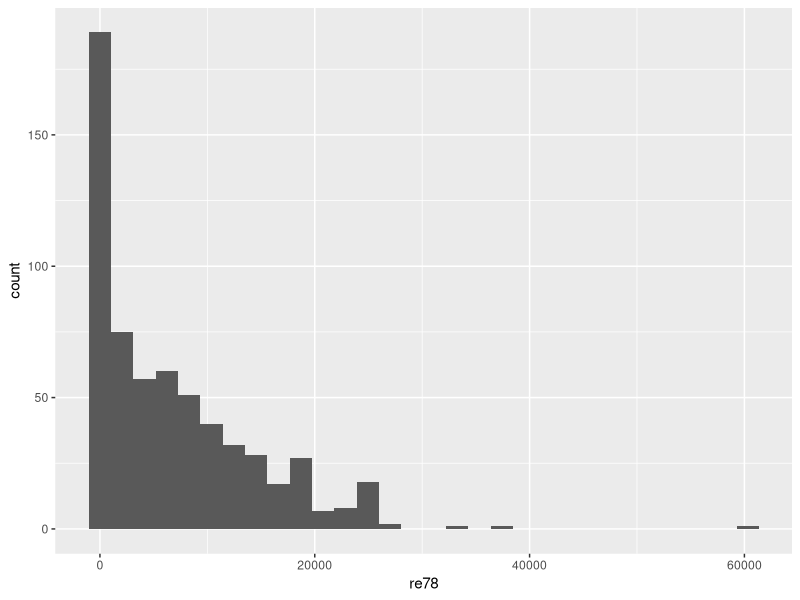
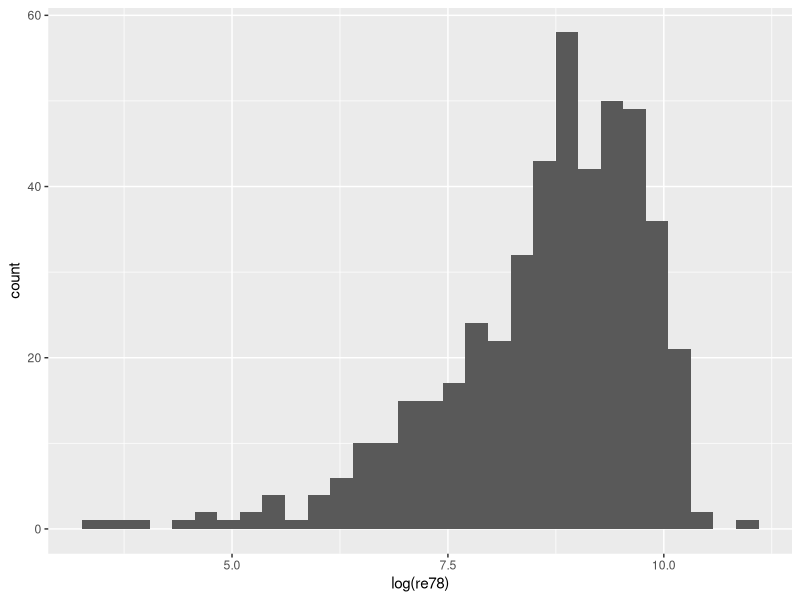
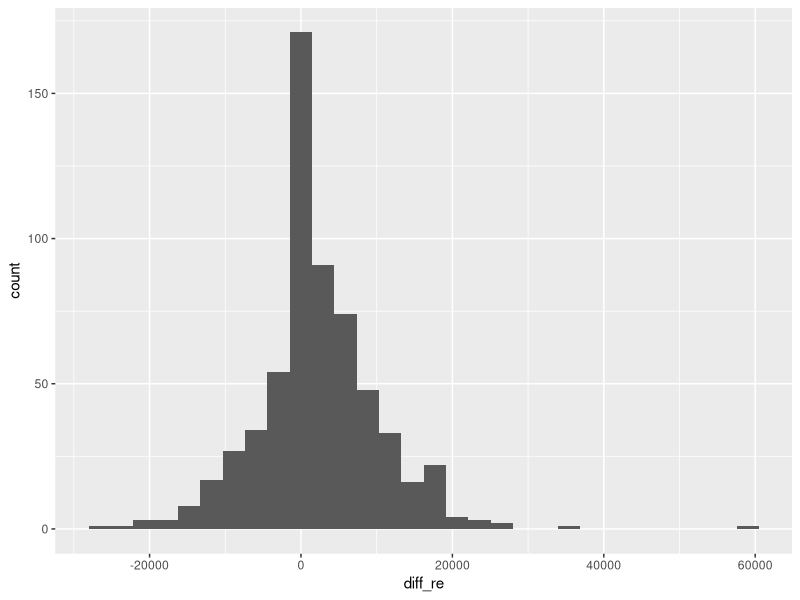
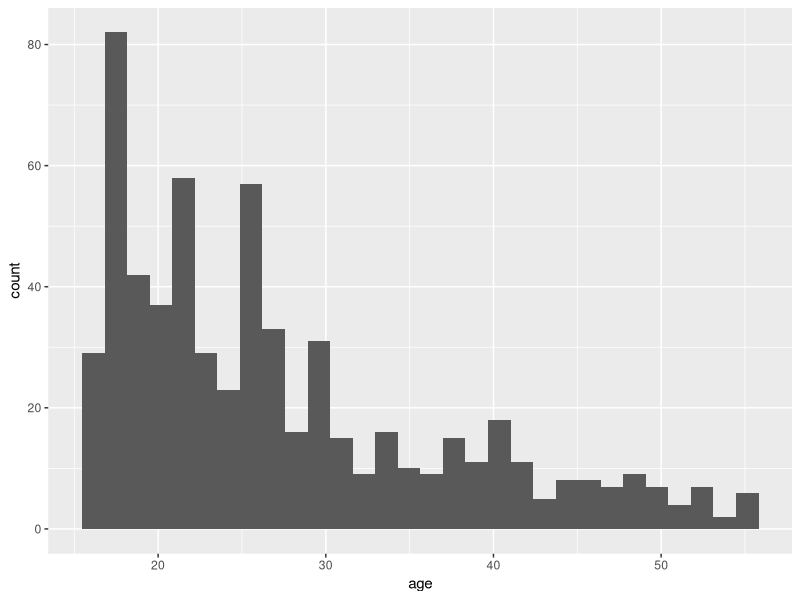
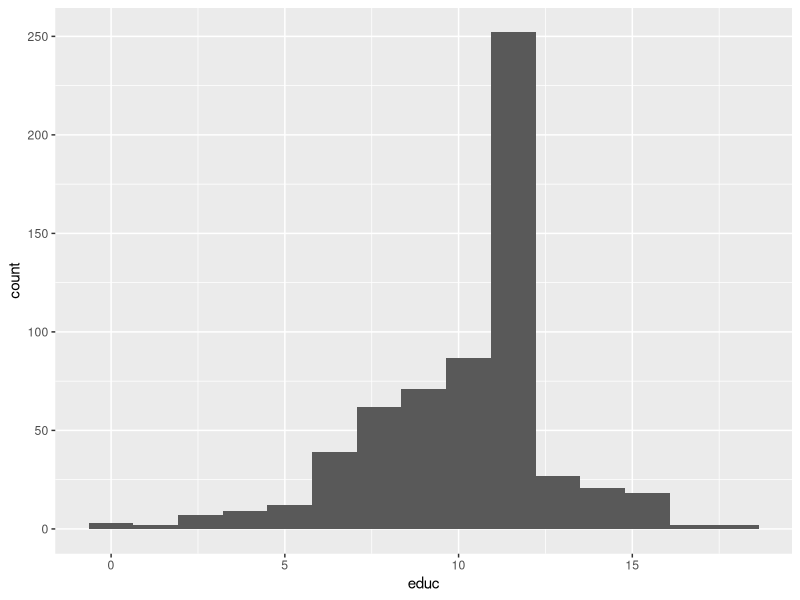
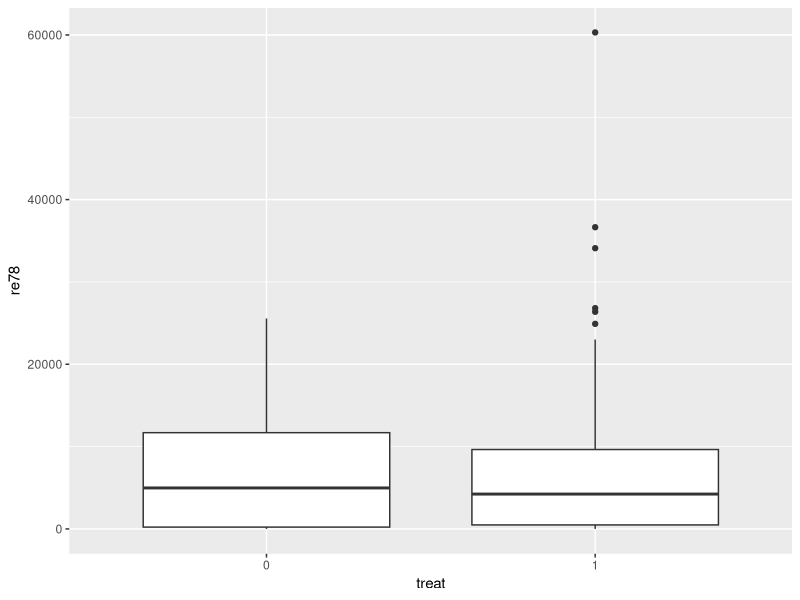
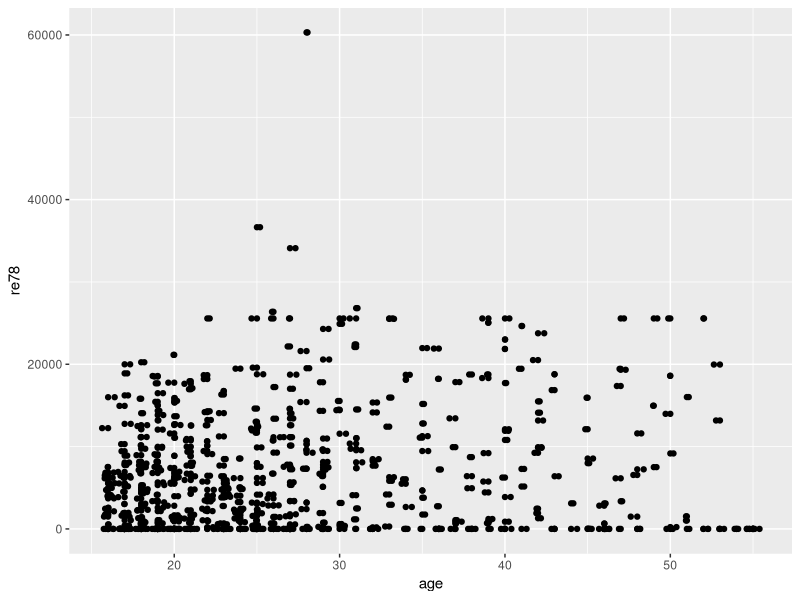
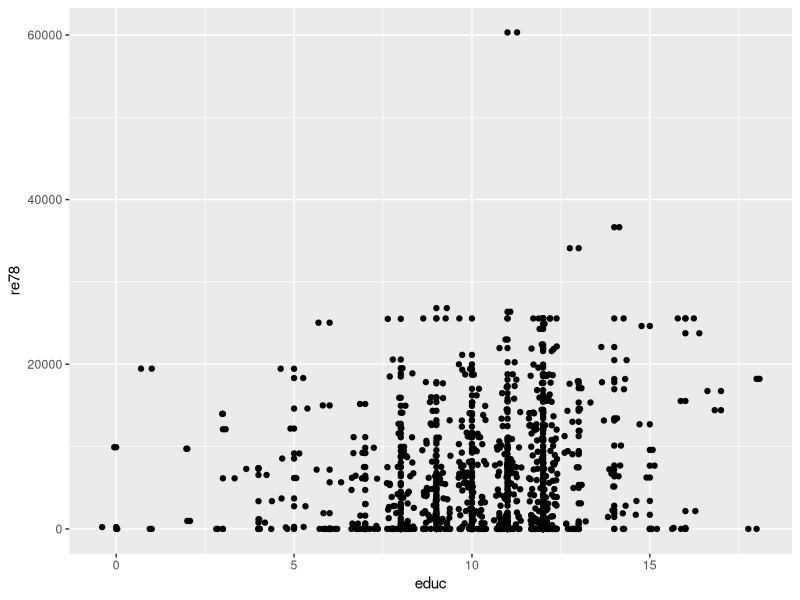

Here is the R script that generated these plots, in order: (Note: this script raises an error after producing the figures.)
rm(list = ls())

library(ggplot2)
library(MASS)
library(rms)


##########################################################################
############################ 0. Loading the data #########################
##########################################################################


data <- read.csv("lalondedata.txt", sep=',')

head(data)
str(data)
dim(data)
summary(data)

data$treat <- as.factor(data$treat)
data$black <- as.factor(data$black)
data$hispan <- as.factor(data$hispan)
data$married <- as.factor(data$married)
data$nodegree <- as.factor(data$nodegree)
data$diff_re <- data$re78 - data$re74


##########################################################################
############################### 1. EDA ###################################
##########################################################################


# Single variables
ggplot(data, aes(x=re78)) + geom_histogram() # skewed to the right
ggplot(data, aes(x=log(re78))) + geom_histogram()

ggplot(data, aes(x=diff_re)) + geom_histogram()
ggplot(data, aes(x=age)) + geom_histogram()
ggplot(data, aes(x=educ)) + geom_histogram(bins = 15)

ggplot(data, aes(x=treat, y=re78)) + geom_boxplot()
ggplot(data, aes(x=age, y=re78)) + geom_point() + geom_jitter()
ggplot(data, aes(x=educ, y=re78)) + geom_point() + geom_jitter()
ggplot(data, aes(x=black, y=re78)) + geom_boxplot()   # ***
ggplot(data, aes(x=hispan, y=re78)) + geom_boxplot()
ggplot(data, aes(x=married, y=re78)) + geom_boxplot() # ***
ggplot(data, aes(x=nodegree, y=re78)) + geom_boxplot()

# Difference between re78 and re74
ggplot(data, aes(x=treat, y=diff_re)) + geom_boxplot() # **
ggplot(data, aes(x=age, y=diff_re)) + geom_point() + geom_jitter()
ggplot(data, aes(x=educ, y=diff_re)) + geom_point() + geom_jitter()
ggplot(data, aes(x=black, y=diff_re)) + geom_boxplot()   
ggplot(data, aes(x=hispan, y=diff_re)) + geom_boxplot() # *
ggplot(data, aes(x=married, y=diff_re)) + geom_boxplot()# * 
ggplot(data, aes(x=nodegree, y=diff_re)) + geom_boxplot()


# Interactions:
ggplot(data, aes(x=treat, y=re78)) +
  geom_boxplot() +
  facet_wrap(~black, ncol=4) # **

ggplot(data, aes(x=treat, y=re78)) +
  geom_boxplot() +
  facet_wrap(~hispan, ncol=4)

ggplot(data, aes(x=treat, y=re78)) +
  geom_boxplot() +
  facet_wrap(~married, ncol=4)

ggplot(data, aes(x=treat, y=re78)) +
  geom_boxplot() +
  facet_wrap(~nodegree, ncol=4)


# Interactions difference:
ggplot(data, aes(x=treat, y=diff_re)) +
  geom_boxplot() +
  facet_wrap(~black, ncol=4)  

ggplot(data, aes(x=treat, y=diff_re)) +
  geom_boxplot() +
  facet_wrap(~hispan, ncol=4) 

ggplot(data, aes(x=treat, y=diff_re)) +
  geom_boxplot() +
  facet_wrap(~married, ncol=4)

ggplot(data, aes(x=treat, y=diff_re)) +
  geom_boxplot() +
  facet_wrap(~nodegree, ncol=4)


##########################################################################
############################### 2.Model selection Deprecated #############
##########################################################################


# Baseline model based on the EDA
baseline_model <- lm(re78 ~ treat + married + black + black*treat, data=data)
summary(baseline_model)  
plot(baseline_model)

# Model selection
# Step AIC:
null_model <- lm(re78 ~ treat, data=data)
full_model <- lm(re78 ~ treat + age + educ + black + hispan +
                   married + nodegree + re74,
                 data=data)
step_model <- step(null_model,
                   scope=formula(full_model),
                   direction='both',
                   trace=0)

# Forward AIC:
forward_model <- step(null_model,
                      scope=formula(full_model),
                      direction='forward',
                      trace=0)
summary(forward_model) # The same as stepwise

# Backward AIC:
backward_model <- step(null_model,
                       scope=formula(full_model),
                       direction='backward',
                       trace=0)
summary(backward_model) # Constant model without variables

# Step with interaction terms:
full_model2 <- lm(re78 ~ treat + age + educ + black +
                    hispan + married + nodegree + 
                    treat*black + treat*hispan,
                  data=data)
step_model2 <- step(null_model,
                    scope=formula(full_model2),
                    direction='both',
                    trace=0)
summary(step_model2)    # Interaction term wasn't chosen

# Log age
log_age_model <- lm(re78 ~ treat + educ + married + black + log(age), data=data)
summary(log_age_model)

# Model without outliers
data_wo <- data[-c(132, 182, 611),]
model_wo <- lm(re78 ~ treat + educ + married + black + age, data=data_wo)

# Adding re75
model_w75 <- lm(re78 ~ treat + educ + married + black + age + re75, data=data)

# Model diff re78 re75
null_model_d <- lm(diff_re ~ treat, data=data)
full_model_d <- lm(diff_re ~ treat + age + educ + black + hispan +
                   married + nodegree,
                 data=data)
step_model_d <- step(null_model,
                   scope=formula(full_model_d),
                   direction='both',
                   trace=0)

# Model with race and treat
int_model <- lm(re78 ~ treat + re74 + educ + black +
                  hispan * treat, data=data)
summary(int_model)
anova(step_model, int_model) # no interaction between race and treat


##########################################################################
############################### 2.Model selection ########################
##########################################################################


# Model selection
# Step AIC:
null_model <- lm(diff_re ~ treat, data=data)
full_model <- lm(diff_re ~ treat + age + educ + black + hispan +
                   married + nodegree,
                 data=data)
step_model <- step(null_model,
                   scope=formula(full_model),
                   direction='both',
                   trace=0)
summary(step_model)

treat_age_int <- lm(diff_re ~ treat + age + married + treat * age, data=data)
anova(step_model, treat_age_int) # ***

treat_mar_int <- lm(diff_re ~ treat + age + married + treat * married, data=data)
anova(step_model, treat_mar_int)

mar_age_int <- lm(diff_re ~ treat + age + married + married * age, data=data)
anova(step_model, mar_age_int)

race <- lm(diff_re ~ treat + age + married + treat * age + black + 
             black * treat + hispan + treat * hispan, data=data)
anova(treat_age_int, race)


##########################################################################
############################### 3.Model assessment #######################
##########################################################################


summary(step_model)                   
plot(step_model, which=1)             # equal variance and independence assum problem
plot(step_model, which=2)             # normality assumption?
plot(step_model, which=3)
plot(step_model, which=4)             # no influential points
plot(step_model, which=5)             # several outliers
plot(data$educ, step_model$residuals) # linearity assumption holds
plot(data$age, step_model$residuals)
vif(step_model)                       # no multicollinearity

# Log_age model
plot(log_age_model, which=1)             
plot(log_age_model, which=2)
plot(log_age_model, which=3)
plot(log_age_model, which=4)             
plot(log_age_model, which=5)             
plot(data$educ, log_age_model$residuals) 
plot(log(data$age), log_age_model$residuals)
vif(step_model)

# Without outliers model
plot(model_wo, which=1)             
plot(model_wo, which=2)
plot(model_wo, which=3)
plot(model_wo, which=4)            
plot(model_wo, which=5)             
plot(data_wo$educ, model_wo$residuals) 
plot(data_wo$age, model_wo$residuals)
vif(step_model)

# Model with additional predictor
plot(model_wo, which=1)             
plot(model_wo, which=2)
plot(model_wo, which=3)
plot(model_wo, which=4)            
plot(model_wo, which=5)             
plot(data_wo$educ, model_wo$residuals) 
plot(data_wo$age, model_wo$residuals)
vif(step_model)

# Diff model
plot(step_model_d, which=1)             
plot(step_model_d, which=2)
plot(step_model_d, which=3)
plot(step_model_d, which=4)             
plot(step_model_d, which=5)             
plot(data$educ, step_model_d$residuals) 
plot(log(data$age), step_model_d$residuals)
vif(step_model_d)
summary(step_model_d)

# Final model
plot(treat_age_int, which=1)             
plot(treat_age_int, which=2)
plot(treat_age_int, which=3)
plot(treat_age_int, which=4)             
plot(treat_age_int, which=5)             
plot(data$educ, treat_age_int$residuals) 
plot(data$age, treat_age_int$residuals)
vif(treat_age_int)
summary(treat_age_int)


##########################################################################
############################### 4. Inference #############################
##########################################################################


confint(treat_age_int)
summary(treat_age_int)
summary(step_model)


##########################################################################
############################### 5. Experiments ###########################
##########################################################################


null_model_log <- lm(log(re78) ~ treat, data=data)
full_model_log <- lm(log(re78) ~ treat + age + educ + 
                       black + hisp + married + nodegree,
                     data=data)

step_model_log <- step(null_model,
                   scope=formula(full_model),
                   direction='both',
                   trace=0)

incl75 <- lm(re78 ~ . - re74, data=data)
summary(incl75)

data$re78_p <- data$re78 + 1  # many zeros in re78
data$re78_p <- log(data$re78_p)

log_mod <- lm(re78_p ~ . - re74 - re75 - re78, data = data)
summary(log_mod)
plot(log_mod)

boxcox_trans <- boxcox(step_model, lambda = seq(1, 5, length = 50))
lambda_trans <- boxcox_trans$x[boxcox_trans$y == max(boxcox_trans$y)]
lambda_trans


plot(data$age, full_model$residuals)
plot(data$educ, full_model$residuals)

new_model1 <- lm(re78 ~ treat + married + educ + black, data=data)
